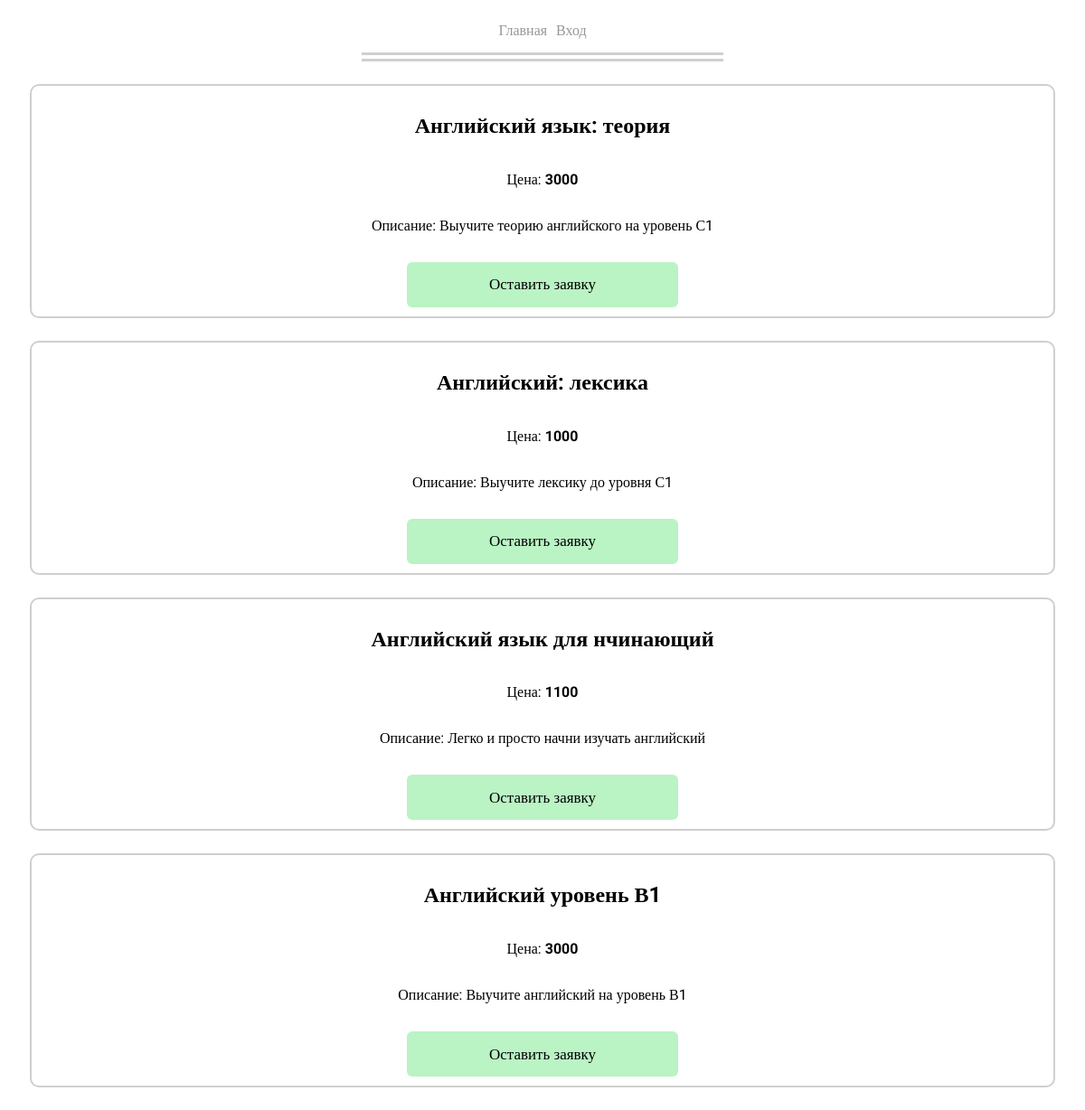
The page /kurs.php on the database its author committed.
### tables this page shows
CREATE TABLE `kurs` (
  `id_kurs` int(11) NOT NULL,
  `name` varchar(500) DEFAULT NULL,
  `cost` varchar(500) DEFAULT NULL,
  `opisanije` varchar(500) DEFAULT NULL,
  `id_teacher` int(11) NOT NULL
);

### include/config.php (called while the page is built, shortened)
<?php
    $user = null;
?>

### kurs.php (the view, shortened to what this page needs)
<?php
    require_once("include/config.php");
?>
<!DOCTYPE html>
<html lang="ru" dir="ltr">
<head>
    <link rel="stylesheet" type="text/css" href="css/css.css">
</head>
<body>
    <header>
        <div class="menu">
            <a href="/index.php">Главная</a>
            <?php
                if ($user) {
                    echo('<a href="/lk.php">Личный кабинет</a>');
                    echo('<a href="/logout.php">Выход</a>');
                } else {
                    echo('<a href="/login.php">Вход</a>');
                };
            ?>
        </div>
    </header>
    <main>
    <?php
        $kurses = $pdo->query("SELECT * FROM `kurs`")->fetchAll();
        foreach($kurses as $kurs) {
            echo "
            <div class='kurs'>
                <h2>{$kurs['name']}</h2>
                <p>Цена: <b>{$kurs['cost']}</b></p>
                <p>Описание: {$kurs['opisanije']}</p>
                <form action='/include/kurs.php'method='POST'>
                    <input type='hidden' name='id' value='{$kurs['id_kurs']}'>
                    <button class='ostavit' type='submit' value='Оставить заявку'>Оставить заявку</button>
                </form>
            </div>"
            ;
        };
    ?>
    </main>
</body>
</html>

### css/css.css (style rules this page uses)
.ostavit { background-color: #8eeb9e9a; }
.kurs { border: solid gray; border-radius: 10px; height: auto; padding: 10px; display:flex; flex-direction:column; justify-content:center; align-items: center; }
.menu { width: auto; height: 50px; margin: 0 auto; padding: 0; display: flex; flex-direction: row; justify-content: center; }
.menu a { padding: 5px; align-self: center; text-decoration: none; color: rgb(151, 151, 151); }
a { text-decoration: underline; color: rgb(151, 151, 151); }
p { align-self: center; }
body { font-family: Roboto; }
header { border-bottom: double 10px rgb(207, 207, 207); width: 400px; max-height: auto; margin: 0 auto; padding: 0; white-space: nowrap; }
button { font-family: Roboto; border: none; border-radius: 6px; height: 50px; font-size: 17px; text-decoration: none; color: #000000; background-color: #e0e0e0; cursor: pointer; user-select: none; touch-action: manipulation; width: 300px; margin-top: 15px; }
.kurs { border: 2px solid #cfcfcf; margin: 25px; }

### rows shown on the page
kurs: name "Английский язык: теория", cost "3000", opisanije "Выучите теорию английского на уровень С1"
kurs: name "Английский: лексика", cost "1000", opisanije "Выучите лексику до уровня С1"
kurs: name "Английский язык для нчинающий", cost "1100", opisanije "Легко и просто начни изучать английский"
kurs: name "Английский уровень В1", cost "3000", opisanije "Выучите английский на уровень В1"
